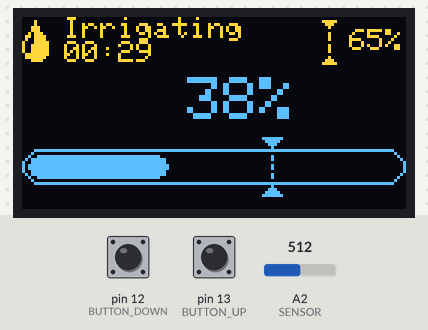
The sketch below on a simulated Arduino Uno, built with avr-gcc and run on an emulated ATmega328P. Parts: 128×64 one-colour display. The test bench sets the inputs (shaded band); at power-on: A2 (SENSOR) = 512, pin 12 (BUTTON_DOWN) LOW, pin 13 (BUTTON_UP) LOW. The OLED is the two-colour kind (top 16 rows yellow).

Above: at 3.4 s.
3.5 s: A2 (SENSOR) set to 441
At 3.69 s:
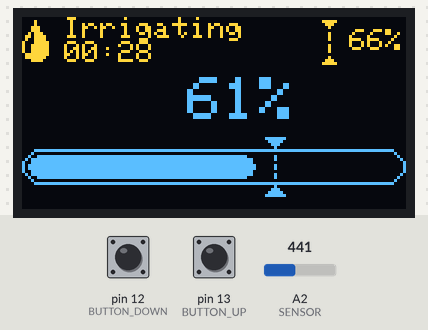
5.0 s: A2 (SENSOR) set to 413
At 5.88 s:
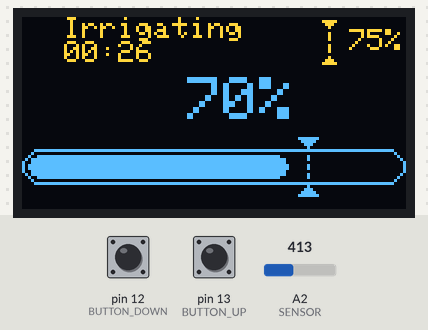
6.7 s: A2 (SENSOR) set to 396
At 7.34 s:
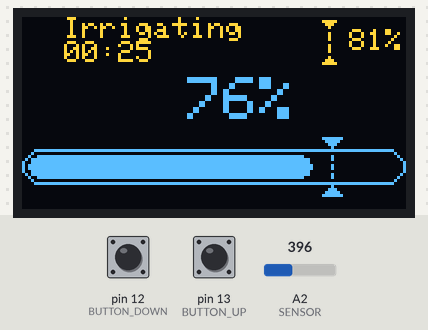
8.2 s: A2 (SENSOR) set to 375
At 8.8 s:
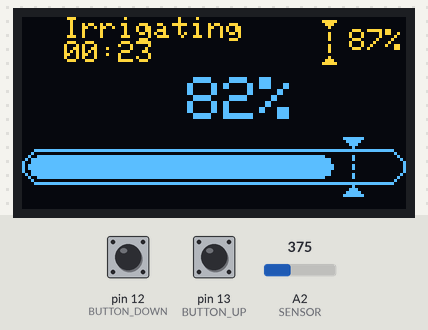
9.9 s: A2 (SENSOR) set to 356
At 10.27 s:
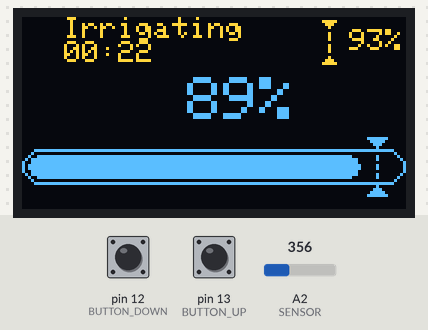
11.6 s: A2 (SENSOR) set to 332
At 33.7 s:
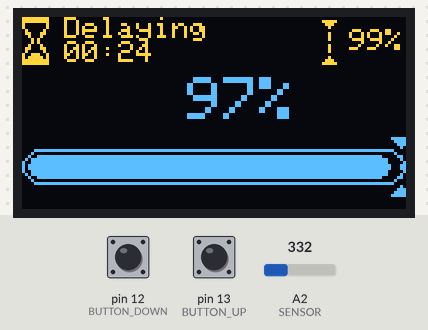

Measured:
- the behaviour switches between 345 and 344 on A2 (SENSOR) (found by bisection; images 5 and 6)
- what the display in image 6 shows lasts 1.2 s, from 32.8 s to 34.0 s

The sketch:

irrigator.ino
```cpp
#include <SPI.h>
#include <Wire.h>
#include <Adafruit_GFX.h>
#include <Adafruit_SSD1306.h>

// macros from DateTime.h
/* Useful Constants */
#define SECS_PER_MIN (60UL)
#define SECS_PER_HOUR (3600UL)
#define SECS_PER_DAY (SECS_PER_HOUR * 24L)

/* Useful Macros for getting elapsed time */
#define numberOfSeconds(_time_) (_time_ % SECS_PER_MIN)
#define numberOfMinutes(_time_) ((_time_ / SECS_PER_MIN) % SECS_PER_MIN)
#define numberOfHours(_time_) ((_time_ % SECS_PER_DAY) / SECS_PER_HOUR)
#define elapsedDays(_time_) (_time_ / SECS_PER_DAY)

#define SCREEN_WIDTH 128 // OLED display width, in pixels
#define SCREEN_HEIGHT 64 // OLED display height, in pixels

#define BUTTON_UP 13
#define BUTTON_DOWN 12

#define SENSOR 2
#define SENSOR_LOW 625
#define SENSOR_HIGH 320
#define OFFSET 0

#define VALVE 2
#define TIMEOUT 30000
#define TIMEOUT_DELAY 25000
unsigned long generalTimeCounter;
bool isValveOn = false;

// Declaration for an SSD1306 display connected to I2C (SDA, SCL pins)
#define OLED_RESET -1 // Reset pin # (or -1 if sharing Arduino reset pin)
Adafruit_SSD1306 display(SCREEN_WIDTH, SCREEN_HEIGHT, &Wire, OLED_RESET);

int threshold = 60;
int lastButtonUpState = 0;
int lastButtonDownState = 0;
int sensor = 40;

int yPos = 40;
int barHeight = 12;
int thresholdPixelXPos;


static const unsigned char PROGMEM logo_ico[] = { // 116x42px
    0x40, 0x00, 0x00, 0x00, 0x00, 0x04, 0x00, 0x00, 0x00, 0x00, 0x00, 0x00, 0x00, 0x00, 0x00, 0xe0,
	0x00, 0x00, 0x00, 0x00, 0x0e, 0x00, 0x00, 0x00, 0x00, 0x00, 0x00, 0x00, 0x00, 0x00, 0x40, 0x00,
	0x00, 0x00, 0x00, 0x04, 0x00, 0x00, 0x00, 0x00, 0x00, 0x00, 0x00, 0x00, 0x00, 0x04, 0x00, 0x00,
	0x00, 0x00, 0x40, 0x00, 0x00, 0x00, 0x00, 0x00, 0x00, 0x00, 0x00, 0x00, 0x0e, 0x00, 0x00, 0x00,
	0x00, 0xe0, 0x00, 0x00, 0x00, 0x00, 0x00, 0x00, 0x00, 0x00, 0x00, 0x04, 0x00, 0x00, 0x00, 0x00,
	0x40, 0x00, 0x00, 0x00, 0x00, 0x00, 0x00, 0x00, 0x00, 0x00, 0x40, 0x40, 0x00, 0x00, 0x04, 0x04,
	0x00, 0x00, 0x00, 0x00, 0x00, 0x00, 0x00, 0x00, 0x00, 0xe0, 0xe0, 0x1f, 0xf0, 0x0e, 0x0e, 0x00,
	0x00, 0x00, 0x00, 0x00, 0x00, 0x00, 0x00, 0x00, 0x40, 0x40, 0x7f, 0xfc, 0x04, 0x04, 0x00, 0x00,
	0x00, 0x00, 0x00, 0x00, 0x00, 0x00, 0x00, 0x04, 0x08, 0xff, 0xfe, 0x20, 0x40, 0x00, 0x00, 0x00,
	0x00, 0x00, 0x00, 0x00, 0x00, 0x00, 0x0e, 0x1c, 0xff, 0xfe, 0x70, 0xe0, 0x00, 0x00, 0x00, 0x00,
	0x00, 0x00, 0x00, 0x00, 0x00, 0x04, 0x08, 0xff, 0xfe, 0x20, 0x40, 0x00, 0x00, 0x00, 0x00, 0x00,
	0x00, 0x00, 0x00, 0x00, 0x40, 0x40, 0xff, 0xfe, 0x04, 0x04, 0x00, 0x00, 0x00, 0x00, 0x00, 0x00,
	0x00, 0x00, 0x00, 0xe0, 0xe0, 0x0f, 0xe0, 0x0e, 0x0e, 0x00, 0x00, 0x00, 0x00, 0x00, 0x00, 0x00,
	0x00, 0x00, 0x40, 0x40, 0x0f, 0xe0, 0x04, 0x04, 0x00, 0x00, 0x00, 0x00, 0x00, 0x00, 0x00, 0x00,
	0x00, 0x04, 0x00, 0x0f, 0xe0, 0x00, 0x40, 0x00, 0x00, 0x00, 0x00, 0x00, 0x00, 0x00, 0x00, 0x00,
	0x0e, 0x00, 0x0f, 0xe0, 0x00, 0xe0, 0x00, 0x00, 0x00, 0x00, 0x00, 0x00, 0x00, 0x00, 0x00, 0x04,
	0x00, 0x1f, 0xf0, 0x00, 0x40, 0x00, 0x00, 0x00, 0x00, 0x00, 0x00, 0x00, 0x00, 0x00, 0x40, 0x00,
	0x1f, 0xf0, 0x00, 0x04, 0x00, 0xe0, 0x7d, 0xff, 0xcf, 0x80, 0x7c, 0x1f, 0x00, 0xe0, 0x00, 0x1f,
	0xf0, 0x00, 0x0e, 0x00, 0x70, 0x38, 0x70, 0xc3, 0x80, 0xf0, 0x71, 0xc0, 0x40, 0x00, 0x1f, 0xf0,
	0x00, 0x04, 0x00, 0x38, 0x10, 0x70, 0x43, 0xc0, 0xf0, 0xe0, 0xe0, 0x00, 0x00, 0x1f, 0xf0, 0x00,
	0x00, 0x00, 0x3c, 0x10, 0x70, 0x02, 0xc1, 0x70, 0xc0, 0x60, 0x00, 0x00, 0x1f, 0xf0, 0x00, 0x00,
	0x00, 0x2e, 0x10, 0x72, 0x02, 0xe1, 0x71, 0xc0, 0x70, 0x00, 0x00, 0x1f, 0xf0, 0x00, 0x00, 0x00,
	0x27, 0x10, 0x72, 0x02, 0x61, 0x71, 0xc0, 0x70, 0x00, 0x00, 0x1f, 0xf0, 0x00, 0x00, 0x00, 0x23,
	0x90, 0x7e, 0x02, 0x3a, 0x71, 0xc0, 0x70, 0x00, 0x00, 0x1f, 0xf2, 0x00, 0x00, 0x00, 0x21, 0xd0,
	0x72, 0x02, 0x3a, 0x71, 0xc0, 0x70, 0x00, 0x00, 0x1f, 0xf3, 0x00, 0x00, 0x00, 0x20, 0xf0, 0x72,
	0x02, 0x1c, 0x70, 0xc0, 0x60, 0x00, 0x10, 0x1f, 0xf3, 0x80, 0x00, 0x00, 0x20, 0x70, 0x70, 0x22,
	0x1c, 0x70, 0xe0, 0xc0, 0x00, 0x10, 0x1f, 0xf1, 0x80, 0x40, 0x00, 0x70, 0x30, 0x70, 0x62, 0x0c,
	0x70, 0x71, 0x80, 0x00, 0x30, 0x1f, 0xf1, 0xc0, 0xc0, 0x00, 0xf8, 0x11, 0xff, 0xef, 0x89, 0xfc,
	0x1f, 0x00, 0x00, 0x70, 0x1f, 0xf1, 0xe1, 0x80, 0x00, 0x00, 0x00, 0x00, 0x00, 0x00, 0x00, 0x00,
	0x00, 0x00, 0x70, 0x1f, 0xf1, 0xe3, 0x80, 0x00, 0x00, 0x00, 0x00, 0x00, 0x00, 0x00, 0x00, 0x00,
	0x18, 0x66, 0x1f, 0xf1, 0xe7, 0x80, 0x00, 0x00, 0x00, 0x00, 0x00, 0x00, 0x00, 0x00, 0x00, 0x0c,
	0xe6, 0x1f, 0xf1, 0xf7, 0x0c, 0x00, 0x00, 0x00, 0x00, 0x00, 0x00, 0x00, 0x00, 0x00, 0x0c, 0xec,
	0x1f, 0xf0, 0xff, 0x18, 0x00, 0x00, 0x00, 0x00, 0x00, 0x00, 0x00, 0x00, 0x00, 0x0e, 0xfc, 0x1f,
	0xf0, 0xff, 0x38, 0x00, 0x00, 0x00, 0x00, 0x00, 0x00, 0x00, 0x00, 0x00, 0xc6, 0xfd, 0x7f, 0xfc,
	0xfe, 0x38, 0x00, 0x00, 0x00, 0x00, 0x00, 0x00, 0x00, 0x00, 0x00, 0x67, 0xfb, 0x7f, 0xfc, 0xfe,
	0x70, 0x00, 0x00, 0x00, 0x00, 0x00, 0x00, 0x00, 0x00, 0x00, 0x77, 0xff, 0x7f, 0xfc, 0xfe, 0x70,
	0x00, 0x00, 0x00, 0x00, 0x00, 0x00, 0x00, 0x00, 0x00, 0x77, 0xfe, 0x7f, 0xfc, 0xfe, 0xf0, 0x00,
	0x00, 0x00, 0x00, 0x00, 0x00, 0x00, 0x00, 0x00, 0x3f, 0xfe, 0x7f, 0xfc, 0xfe, 0xf0, 0x00, 0x00,
	0x00, 0x00, 0x00, 0x00, 0x00, 0x00, 0x00, 0x3f, 0xfe, 0x7f, 0xfc, 0xfe, 0xf0, 0x00, 0x00, 0x00,
	0x00, 0x00, 0x00, 0x00, 0x00, 0x00};


static const unsigned char PROGMEM water_ico[] = { // 9x16px
    0x00, 0x00, 0x08, 0x00, 0x08, 0x00, 0x1c, 0x00, 0x1c, 0x00, 0x2e, 0x00, 0x6f, 0x00, 0x4f, 0x00,
    0x8f, 0x80, 0x9f, 0x80, 0x9f, 0x80, 0x9f, 0x80, 0x7f, 0x80, 0x7f, 0x00, 0x1e, 0x00, 0x00, 0x00};

static const unsigned char PROGMEM wait_ico[] = { // 9x16px
    0xff, 0x80, 0xff, 0x80, 0x80, 0x80, 0x80, 0x80, 0x41, 0x00, 0x63, 0x00, 0x22, 0x00, 0x14, 0x00,
    0x14, 0x00, 0x22, 0x00, 0x63, 0x00, 0x41, 0x00, 0x9c, 0x80, 0xbe, 0x80, 0xff, 0x80, 0xff, 0x80};

static const unsigned char PROGMEM standby_ico[] = { // 9x16px
    0x00, 0x00, 0x00, 0x00, 0x00, 0x00, 0x00, 0x00, 0x00, 0x00, 0x07, 0x80, 0x00, 0x80, 0xfd, 0x00,
    0x0a, 0x00, 0x17, 0x80, 0x20, 0x00, 0x40, 0x00, 0xfc, 0x00, 0x00, 0x00, 0x00, 0x00, 0x00, 0x00};

static const unsigned char PROGMEM limit_ico[] = { // 9x16px
    0x00, 0x00, 0x3e, 0x00, 0x1c, 0x00, 0x08, 0x00, 0x00, 0x00, 0x08, 0x00, 0x08, 0x00, 0x08, 0x00,
    0x00, 0x00, 0x08, 0x00, 0x08, 0x00, 0x08, 0x00, 0x00, 0x00, 0x08, 0x00, 0x1c, 0x00, 0x3e, 0x00};

void setup()
{
  Serial.begin(9600);

  // SSD1306_SWITCHCAPVCC = generate display voltage from 3.3V internally
  if (!display.begin(SSD1306_SWITCHCAPVCC, 0x3C))
  { // Address 0x3D for 128x64
    Serial.println(F("SSD1306 allocation failed"));
    for (;;)
      ; // Don't proceed, loop forever
  }

  display.clearDisplay();

  display.drawBitmap(6, 19, logo_ico, 116, 42, WHITE);
  display.display();
  delay(2000);

  // Clear the buffer
  display.clearDisplay();
  display.setTextColor(WHITE, BLACK);

  display.drawBitmap(SCREEN_WIDTH - 30, 0, limit_ico, 9, 16, WHITE);

  standby();

  pinMode(LED_BUILTIN, OUTPUT);
  pinMode(BUTTON_UP, INPUT);
  pinMode(BUTTON_DOWN, INPUT);

  waterOFF();
  generalTimeCounter = millis();
}

void loop()
{
  updateProcesses();

  if (sensor < threshold)
  {
    irrigate();
    generalTimeCounter = millis();
  }
  else
  {
    standby();
  }
}

void updateProcesses()
{
  display.fillTriangle(thresholdPixelXPos - 3, yPos, thresholdPixelXPos + 3, yPos, thresholdPixelXPos, yPos + 3, BLACK);
  display.fillTriangle(thresholdPixelXPos - 3, yPos + 19, thresholdPixelXPos + 3, yPos + 19, thresholdPixelXPos, yPos + 16, BLACK);

  readButtons();
  updateThreshold();
  readSensor();
  updateProgressBar();
  display.display();
}

void standby()
{
  updateStatus("Stand by");
  display.fillRect(0, 0, 9, 16, BLACK);
  display.drawBitmap(0, 0, standby_ico, 9, 16, WHITE);
  unsigned long delta = millis() - generalTimeCounter;
  millsToDays(delta);
  delay(200);
}

void irrigate()
{
  updateStatus("Irrigating");
  display.fillRect(0, 0, 9, 16, BLACK);
  display.drawBitmap(0, 0, water_ico, 9, 16, WHITE);
  waterON();
  display.display();

  unsigned long startTime = millis();
  unsigned long deltaTime = millis() - startTime;

  int counter = 0;
  bool isIconHidden = false;

  while (deltaTime < TIMEOUT && sensor < threshold)
  {
    deltaTime = millis() - startTime;
    millsToTime(TIMEOUT - deltaTime);
    updateProcesses();
    delay(200);
    counter++;
    if (counter == 3)
    {
      isIconHidden = !isIconHidden;
      if (isIconHidden)
      {
        display.drawBitmap(0, 0, water_ico, 9, 16, WHITE);
      }
      else
      {
        display.fillRect(0, 0, 9, 16, BLACK);
      }
      display.display();
      counter = 0;
    }
  }

  waterOFF();
  if (sensor < threshold)
  {
    timeOUT();
  }
}

void timeOUT()
{
  updateStatus("Delaying");
  display.fillRect(0, 0, 9, 16, BLACK);
  display.drawBitmap(0, 0, wait_ico, 9, 16, WHITE);
  unsigned long startTime = millis();
  unsigned long deltaTime = millis() - startTime;
  display.display();

  while (deltaTime < TIMEOUT_DELAY)
  {
    deltaTime = millis() - startTime;
    millsToTime(TIMEOUT_DELAY - deltaTime);
    updateProcesses();
    delay(200);
  }
}

void updateStatus(String status)
{
  display.fillRect(14, 0, 14 + 10 * 6, 8, BLACK);
  display.setTextSize(1);
  display.setCursor(14, 0);
  display.println(status);
}

void updateTime(String time)
{
  display.setTextSize(1);
  display.setCursor(14, 8);
  display.fillRect(14, 8, 14 + 10 * 6, 16, BLACK);
  display.println(time);
}

void updateThreshold()
{
  display.setTextSize(1);
  display.setCursor(SCREEN_WIDTH - 19, 4);
  if (threshold < 10)
    display.print("0");
  display.print(threshold);
  display.println("%");
}

void updateProgressBar()
{
  display.drawRoundRect(0, yPos + 4, SCREEN_WIDTH, barHeight, barHeight / 2, WHITE);
  display.fillRoundRect(1, yPos + 5, SCREEN_WIDTH - 2, barHeight - 2, (barHeight - 2) / 2, BLACK);
  display.fillRoundRect(2, yPos + 6, map(sensor, 0, 99, 0, SCREEN_WIDTH - 4), barHeight - 4, (barHeight - 4) / 2, WHITE);

  thresholdPixelXPos = map(threshold, 0, 99, 2, SCREEN_WIDTH - 2);
  display.fillTriangle(thresholdPixelXPos - 3, yPos, thresholdPixelXPos + 3, yPos, thresholdPixelXPos, yPos + 3, WHITE);
  display.fillTriangle(thresholdPixelXPos - 3, yPos + 19, thresholdPixelXPos + 3, yPos + 19, thresholdPixelXPos, yPos + 16, WHITE);

  display.drawPixel(thresholdPixelXPos, yPos + 6, WHITE);
  display.drawPixel(thresholdPixelXPos, yPos + 7, WHITE);
  display.drawPixel(thresholdPixelXPos, yPos + 9, WHITE);
  display.drawPixel(thresholdPixelXPos, yPos + 10, WHITE);
  display.drawPixel(thresholdPixelXPos, yPos + 12, WHITE);
  display.drawPixel(thresholdPixelXPos, yPos + 13, WHITE);
}

void readButtons()
{
  int buttonUpState = digitalRead(BUTTON_UP);
  int buttonDownState = digitalRead(BUTTON_DOWN);

  if (buttonUpState)
  {
    if (threshold != 99)
      threshold++;
  }

  if (buttonDownState)
  {
    if (threshold != 0)
      threshold--;
  }
}

void waterON()
{
  isValveOn = true;
  digitalWrite(VALVE, isValveOn);
  digitalWrite(LED_BUILTIN, isValveOn);
}

void waterOFF()
{
  isValveOn = false;
  digitalWrite(VALVE, isValveOn);
  digitalWrite(LED_BUILTIN, isValveOn);
}

void millsToTime(unsigned long mills)
{
  mills = mills / 1000;
  int minutes = numberOfMinutes(mills);
  int seconds = numberOfSeconds(mills);

  char buf[11];
  sprintf(buf, "%02d:%02d", minutes, seconds);
  updateTime(buf);
}

void millsToDays(unsigned long mills)
{
  mills = mills / 1000;
  int days = elapsedDays(mills);
  int hours = numberOfHours(mills);
  int minutes = numberOfMinutes(mills);
  int seconds = numberOfSeconds(mills);

  char buf[11];
  sprintf(buf, "%02d:%02d:%02d:%02d", days, hours, minutes, seconds);
  updateTime(buf);
}

void readSensor()
{
  int rawSensorData = analogRead(SENSOR);
  sensor = map(rawSensorData, SENSOR_HIGH + OFFSET, SENSOR_LOW + OFFSET, 100, 0);

  display.setTextSize(2);
  display.setCursor(55, 20);
  display.fillRect(0, 20, 128, 36, BLACK);
  //char sensorValue[50];
  //sprintf(sensorValue, "%02d%% (%02d)", moitureInPercentage, rawSensorData);
  //display.println(sensorValue);
  display.print(sensor);
  display.print(F("%"));
}
```
